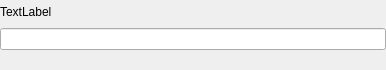
<?xml version="1.0" encoding="UTF-8"?>
<ui version="4.0">
 <class>ElementCharacteristic</class>
 <widget class="QWidget" name="ElementCharacteristic">
  <property name="geometry">
   <rect>
    <x>0</x>
    <y>0</y>
    <width>386</width>
    <height>70</height>
   </rect>
  </property>
  <property name="windowTitle">
   <string>Form</string>
  </property>
  <layout class="QVBoxLayout" name="verticalLayout">
   <property name="spacing">
    <number>5</number>
   </property>
   <property name="leftMargin">
    <number>0</number>
   </property>
   <property name="topMargin">
    <number>0</number>
   </property>
   <property name="rightMargin">
    <number>0</number>
   </property>
   <property name="bottomMargin">
    <number>0</number>
   </property>
   <item>
    <widget class="QLabel" name="nameCharacteristic">
     <property name="text">
      <string>TextLabel</string>
     </property>
    </widget>
   </item>
   <item>
    <widget class="QLineEdit" name="valueCharacteristic"/>
   </item>
   <item>
    <spacer name="verticalSpacer">
     <property name="orientation">
      <enum>Qt::Vertical</enum>
     </property>
     <property name="sizeType">
      <enum>QSizePolicy::Fixed</enum>
     </property>
     <property name="sizeHint" stdset="0">
      <size>
       <width>20</width>
       <height>20</height>
      </size>
     </property>
    </spacer>
   </item>
  </layout>
 </widget>
 <resources/>
 <connections/>
</ui>
